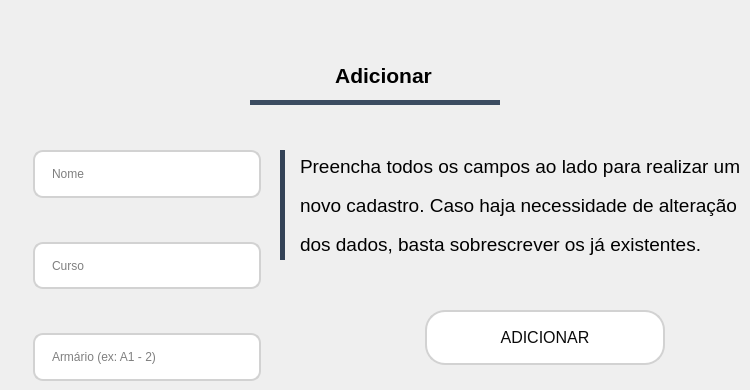
             <widget class="QWidget" name="Add1">
              <widget class="QWidget" name="BlueBar_4" native="true">
               <property name="geometry">
                <rect>
                 <x>250</x>
                 <y>100</y>
                 <width>250</width>
                 <height>5</height>
                </rect>
               </property>
               <property name="styleSheet">
                <string notr="true">background-color: rgb(60, 76, 97);

</string>
               </property>
              </widget>
              <widget class="QWidget" name="horizontalLayoutWidget_3">
               <property name="geometry">
                <rect>
                 <x>250</x>
                 <y>40</y>
                 <width>251</width>
                 <height>71</height>
                </rect>
               </property>
               <layout class="QHBoxLayout" name="ConjuntoAd">
                <property name="spacing">
                 <number>8</number>
                </property>
                <property name="sizeConstraint">
                 <enum>QLayout::SetDefaultConstraint</enum>
                </property>
                <property name="leftMargin">
                 <number>0</number>
                </property>
                <property name="rightMargin">
                 <number>0</number>
                </property>
                <item>
                 <spacer name="horizontalSpacer_11">
                  <property name="orientation">
                   <enum>Qt::Horizontal</enum>
                  </property>
                  <property name="sizeHint" stdset="0">
                   <size>
                    <width>40</width>
                    <height>20</height>
                   </size>
                  </property>
                 </spacer>
                </item>
                <item>
                 <widget class="QLabel" name="IconTopAd">
                  <property name="maximumSize">
                   <size>
                    <width>43</width>
                    <height>43</height>
                   </size>
                  </property>
                  <property name="font">
                   <font>
                    <family>Niagara Solid</family>
                   </font>
                  </property>
                  <property name="text">
                   <string/>
                  </property>
                  <property name="pixmap">
                   <pixmap resource="IAH/file_rc.qrc">:/Icons/free-user-icon-3296-thumb.png</pixmap>
                  </property>
                  <property name="scaledContents">
                   <bool>true</bool>
                  </property>
                 </widget>
                </item>
                <item>
                 <widget class="QLabel" name="text_TopAd">
                  <property name="maximumSize">
                   <size>
                    <width>220</width>
                    <height>32</height>
                   </size>
                  </property>
                  <property name="font">
                   <font>
                    <family>Arial</family>
                    <pointsize>16</pointsize>
                    <weight>75</weight>
                    <bold>true</bold>
                   </font>
                  </property>
                  <property name="styleSheet">
                   <string notr="true">color: rgb(0, 0, 0);
</string>
                  </property>
                  <property name="text">
                   <string>Adicionar</string>
                  </property>
                  <property name="alignment">
                   <set>Qt::AlignCenter</set>
                  </property>
                 </widget>
                </item>
                <item>
                 <spacer name="horizontalSpacer_12">
                  <property name="orientation">
                   <enum>Qt::Horizontal</enum>
                  </property>
                  <property name="sizeHint" stdset="0">
                   <size>
                    <width>40</width>
                    <height>20</height>
                   </size>
                  </property>
                 </spacer>
                </item>
               </layout>
              </widget>
              <widget class="QWidget" name="verticalLayoutWidget_2">
               <property name="geometry">
                <rect>
                 <x>300</x>
                 <y>150</y>
                 <width>441</width>
                 <height>111</height>
                </rect>
               </property>
               <layout class="QVBoxLayout" name="ConjuntoTextoAD">
                <item>
                 <widget class="QLabel" name="text1Ad">
                  <property name="font">
                   <font>
                    <pointsize>14</pointsize>
                    <weight>50</weight>
                    <bold>false</bold>
                   </font>
                  </property>
                  <property name="styleSheet">
                   <string notr="true">text-align: left;</string>
                  </property>
                  <property name="text">
                   <string>Preencha todos os campos ao lado para realizar um</string>
                  </property>
                  <property name="alignment">
                   <set>Qt::AlignLeading|Qt::AlignLeft|Qt::AlignVCenter</set>
                  </property>
                 </widget>
                </item>
                <item>
                 <widget class="QLabel" name="text2Ad">
                  <property name="font">
                   <font>
                    <pointsize>14</pointsize>
                    <weight>50</weight>
                    <bold>false</bold>
                   </font>
                  </property>
                  <property name="styleSheet">
                   <string notr="true">text-align: center;
</string>
                  </property>
                  <property name="text">
                   <string>novo cadastro. Caso haja necessidade de alteração</string>
                  </property>
                  <property name="alignment">
                   <set>Qt::AlignLeading|Qt::AlignLeft|Qt::AlignVCenter</set>
                  </property>
                 </widget>
                </item>
                <item>
                 <widget class="QLabel" name="text3Ad">
                  <property name="font">
                   <font>
                    <pointsize>14</pointsize>
                    <weight>50</weight>
                    <bold>false</bold>
                   </font>
                  </property>
                  <property name="styleSheet">
                   <string notr="true">QLabel{
text-align: center
}</string>
                  </property>
                  <property name="text">
                   <string>dos dados, basta sobrescrever os já existentes.</string>
                  </property>
                  <property name="alignment">
                   <set>Qt::AlignLeading|Qt::AlignLeft|Qt::AlignVCenter</set>
                  </property>
                 </widget>
                </item>
               </layout>
              </widget>
              <widget class="QFrame" name="BSD_4">
               <property name="geometry">
                <rect>
                 <x>280</x>
                 <y>150</y>
                 <width>5</width>
                 <height>110</height>
                </rect>
               </property>
               <property name="maximumSize">
                <size>
                 <width>12</width>
                 <height>16777215</height>
                </size>
               </property>
               <property name="styleSheet">
                <string notr="true">background-color: rgb(51, 66, 87);</string>
               </property>
               <property name="frameShape">
                <enum>QFrame::NoFrame</enum>
               </property>
               <property name="frameShadow">
                <enum>QFrame::Raised</enum>
               </property>
              </widget>
              <widget class="QWidget" name="verticalLayoutWidget_3">
               <property name="geometry">
                <rect>
                 <x>20</x>
                 <y>150</y>
                 <width>241</width>
                 <height>231</height>
                </rect>
               </property>
               <layout class="QVBoxLayout" name="ConjuntoInputAD">
                <item>
                 <layout class="QHBoxLayout" name="ConjuntoAlunoAD">
                  <item>
                   <widget class="QLabel" name="AlunoIconAD">
                    <property name="maximumSize">
                     <size>
                      <width>32</width>
                      <height>32</height>
                     </size>
                    </property>
                    <property name="text">
                     <string/>
                    </property>
                    <property name="pixmap">
                     <pixmap resource="IAH/file_rc.qrc">:/Icons/free-user-icon-3296-thumb.png</pixmap>
                    </property>
                    <property name="scaledContents">
                     <bool>true</bool>
                    </property>
                   </widget>
                  </item>
                  <item>
                   <widget class="QLineEdit" name="InputNomeAlunoAD">
                    <property name="minimumSize">
                     <size>
                      <width>190</width>
                      <height>35</height>
                     </size>
                    </property>
                    <property name="font">
                     <font>
                      <family>Segoe UI</family>
                      <pointsize>9</pointsize>
                     </font>
                    </property>
                    <property name="styleSheet">
                     <string notr="true">QLineEdit{
border: 2px solid rgb(210, 210, 210);
border-radius: 10px;
padding: 15px;
background-color: rgb(255, 255, 255);
}

QLineEdit:hover{
border: 2px solid rgb(150, 150, 150);
}

QLineEdit:focus{
border: 2px solid rgb(51, 66, 87);
color: rgb(51, 66, 87);
}</string>
                    </property>
                    <property name="maxLength">
                     <number>100</number>
                    </property>
                    <property name="placeholderText">
                     <string>Nome</string>
                    </property>
                   </widget>
                  </item>
                 </layout>
                </item>
                <item>
                 <spacer name="verticalSpacer">
                  <property name="orientation">
                   <enum>Qt::Vertical</enum>
                  </property>
                  <property name="sizeHint" stdset="0">
                   <size>
                    <width>20</width>
                    <height>40</height>
                   </size>
                  </property>
                 </spacer>
                </item>
                <item>
                 <layout class="QHBoxLayout" name="ConjuntoCursoAD">
                  <item>
                   <widget class="QLabel" name="CursoIconAD">
                    <property name="maximumSize">
                     <size>
                      <width>32</width>
                      <height>32</height>
                     </size>
                    </property>
                    <property name="text">
                     <string/>
                    </property>
                    <property name="pixmap">
                     <pixmap resource="IAH/file_rc.qrc">:/Icons/beca icon.png</pixmap>
                    </property>
                    <property name="scaledContents">
                     <bool>true</bool>
                    </property>
                   </widget>
                  </item>
                  <item>
                   <widget class="QLineEdit" name="InputCursoAD">
                    <property name="minimumSize">
                     <size>
                      <width>190</width>
                      <height>35</height>
                     </size>
                    </property>
                    <property name="font">
                     <font>
                      <family>Segoe UI</family>
                      <pointsize>9</pointsize>
                     </font>
                    </property>
                    <property name="styleSheet">
                     <string notr="true">QLineEdit{
border: 2px solid rgb(210, 210, 210);
border-radius: 10px;
padding: 15px;
background-color: rgb(255, 255, 255);
}

QLineEdit:hover{
border: 2px solid rgb(150, 150, 150);
}

QLineEdit:focus{
border: 2px solid rgb(51, 66, 87);
}</string>
                    </property>
                    <property name="text">
                     <string/>
                    </property>
                    <property name="maxLength">
                     <number>35</number>
                    </property>
                    <property name="placeholderText">
                     <string>Curso</string>
                    </property>
                   </widget>
                  </item>
                 </layout>
                </item>
                <item>
                 <spacer name="verticalSpacer_2">
                  <property name="orientation">
                   <enum>Qt::Vertical</enum>
                  </property>
                  <property name="sizeHint" stdset="0">
                   <size>
                    <width>20</width>
                    <height>40</height>
                   </size>
                  </property>
                 </spacer>
                </item>
                <item>
                 <layout class="QHBoxLayout" name="ConjuntoNumArmAD">
                  <item>
                   <widget class="QLabel" name="ArmarioIconAD">
                    <property name="maximumSize">
                     <size>
                      <width>32</width>
                      <height>32</height>
                     </size>
                    </property>
                    <property name="text">
                     <string/>
                    </property>
                    <property name="pixmap">
                     <pixmap resource="IAH/file_rc.qrc">:/Icons/locker.png</pixmap>
                    </property>
                    <property name="scaledContents">
                     <bool>true</bool>
                    </property>
                   </widget>
                  </item>
                  <item>
                   <widget class="QLineEdit" name="InputArmarioAD">
                    <property name="minimumSize">
                     <size>
                      <width>190</width>
                      <height>35</height>
                     </size>
                    </property>
                    <property name="font">
                     <font>
                      <family>Segoe UI</family>
                      <pointsize>9</pointsize>
                     </font>
                    </property>
                    <property name="styleSheet">
                     <string notr="true">QLineEdit{
border: 2px solid rgb(210, 210, 210);
border-radius: 10px;
padding: 15px;
background-color: rgb(255, 255, 255);
}

QLineEdit:hover{
border: 2px solid rgb(150, 150, 150);
}

QLineEdit:focus{
border: 2px solid rgb(51, 66, 87);
}</string>
                    </property>
                    <property name="maxLength">
                     <number>8</number>
                    </property>
                    <property name="placeholderText">
                     <string>Armário (ex: A1 - 2)</string>
                    </property>
                   </widget>
                  </item>
                 </layout>
                </item>
               </layout>
              </widget>
              <widget class="QPushButton" name="RegistrarBttn">
               <property name="geometry">
                <rect>
                 <x>425</x>
                 <y>310</y>
                 <width>240</width>
                 <height>55</height>
                </rect>
               </property>
               <property name="font">
                <font>
                 <family>Segoe UI</family>
                 <pointsize>12</pointsize>
                </font>
               </property>
               <property name="styleSheet">
                <string notr="true">QPushButton{
background-color: rgb(255, 255, 255);
color: rgb(10, 10, 10);
border: 2px solid rgb(210, 210, 210);
border-radius: 20px;
}

QPushButton:hover{
background-color: rgb(250, 250, 250);
color: rgb(10, 10, 10);
border: 2px solid rgb(160, 160, 160);
border-radius: 20px;
}

QPushButton:pressed{
background-color: #0DDF90;
color: rgb(255, 255, 255);
border: 2px solid rgb(155, 155, 155);
border-radius: 20px;
}</string>
               </property>
               <property name="text">
                <string>ADICIONAR</string>
               </property>
              </widget>
              <widget class="QLabel" name="Icon_Registrar_Button">
               <property name="geometry">
                <rect>
                 <x>355</x>
                 <y>310</y>
                 <width>55</width>
                 <height>55</height>
                </rect>
               </property>
               <property name="text">
                <string/>
               </property>
               <property name="pixmap">
                <pixmap resource="IAH/file_rc.qrc">:/Icons/adduser.png</pixmap>
               </property>
               <property name="scaledContents">
                <bool>true</bool>
               </property>
              </widget>
              <zorder>horizontalLayoutWidget_3</zorder>
              <zorder>BlueBar_4</zorder>
              <zorder>verticalLayoutWidget_2</zorder>
              <zorder>BSD_4</zorder>
              <zorder>verticalLayoutWidget_3</zorder>
              <zorder>RegistrarBttn</zorder>
              <zorder>Icon_Registrar_Button</zorder>
             </widget>
